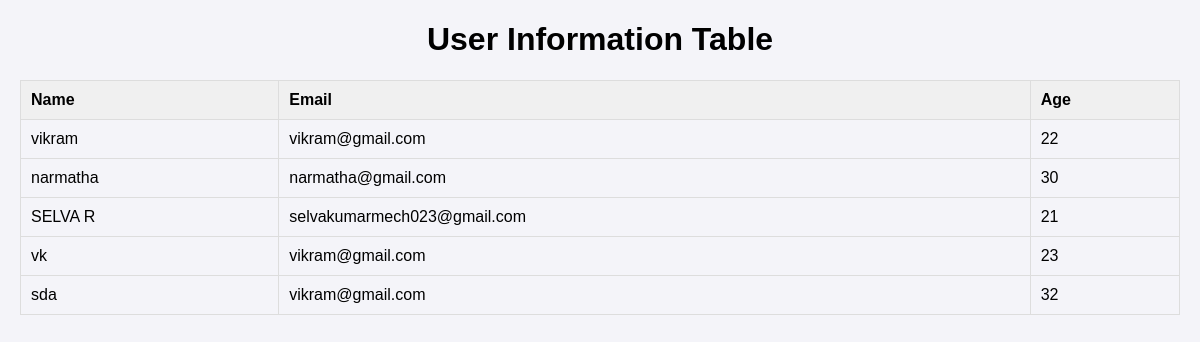
Screenshot of /view/ with the database file from the repository.
### app/models.py (models this page shows)
class emp(models.Model):
    id=models.AutoField(primary_key=True)
    name=models.CharField(max_length=20)
    email=models.CharField(max_length=30)
    age=models.IntegerField()

### app/views.py (the view)
# urls.py: path('view/',views.view,name="view"),
def view(request):
    data=emp.objects.all()
    return render(request,"view.html",{"key":data})

### app/templates/view.html (shortened to what this page needs)
<!DOCTYPE html>
<html lang="en">
<head>
</head>
<body>
    <center><h1>User Information Table</h1>
    <table>
        <thead>
            <tr>
                <th>Name</th>
                <th>Email</th>
                <th>Age</th>
            </tr>
        </thead>
        <tbody>
            {%for i in key%}
            <tr>
                <td>{{i.name}}</td>
                <td>{{i.email}}</td>
                <td>{{i.age}}</td>
            </tr>
        </tbody>
        {% endfor %}
    </table>
</body>
</html>

### app/templates/view.html (style rules this page uses)
body { font-family: Arial, sans-serif; margin: 20px; background-color: #f4f4f9; }
table { width: 100%; border-collapse: collapse; margin-top: 20px; }
table, th, td { border: 1px solid #ddd; }
th, td { padding: 10px; text-align: left; }
th { background-color: #f0f0f0; }

### rows the page displays
emp: name "vikram", email "vikram@gmail.com", age "22"
emp: name "narmatha", email "narmatha@gmail.com", age "30"
emp: name "SELVA R", email "selvakumarmech023@gmail.com", age "21"
emp: name "vk", email "vikram@gmail.com", age "23"
emp: name "sda", email "vikram@gmail.com", age "32"
